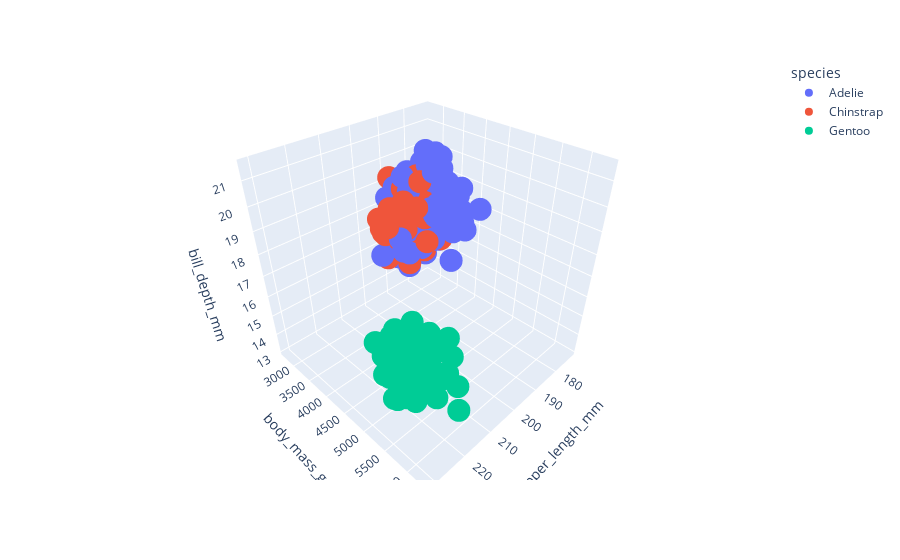

Here is the notebook cell this chart was saved with:
### Code cell
px.scatter_3d(data_frame=p,
            x='flipper_length_mm',
            y='body_mass_g',
            z='bill_depth_mm',
            color='species'
            )
